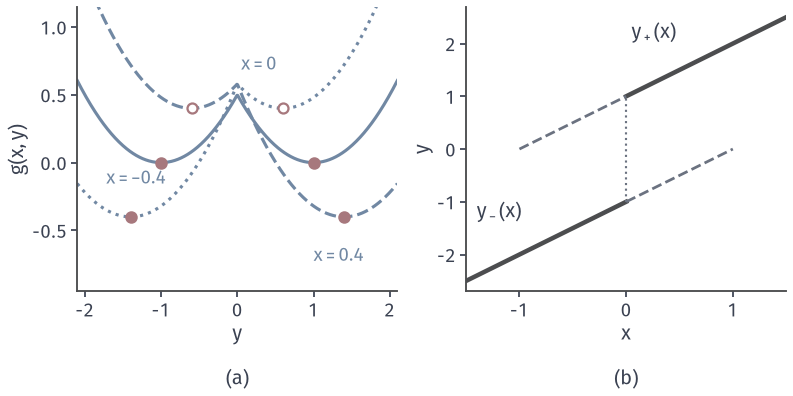

Write Python code to recreate this figure.
from pathlib import Path
import sys
sys.path.insert(0, str(Path(__file__).resolve().parents[1]/"bilevel-common"))
from bilevel_core import *
# g(x,y)=min{.5(y-1-x)^2-x, .5(y+1-x)^2+x}; local minimizers x+1 (x>-1), x-1 (x<1).
fig, axs = figure(width_mm=112, height_mm=56, ncols=2)
g = lambda x,y: np.minimum(.5*(y-1-x)**2-x, .5*(y+1-x)**2+x)
y = np.linspace(-2.1,2.1,500)
ax = axs[0]
for xv,ls,off in [(-.4,':',0),(0,'-',0),(.4,'--',0)]:
    ax.plot(y,g(xv,y),color=BLUE,lw=1.25,ls=ls)
for xv in (-.4,0,.4):
    gb,lb = (xv+1,xv-1) if xv>0 else (xv-1,xv+1)
    if xv==0:
        ax.plot([1,-1],[0,0],'o',color=RED,ms=4,zorder=6)
    else:
        ax.plot([gb],[g(xv,gb)],'o',color=RED,ms=4,zorder=6)
        ax.plot([lb],[g(xv,lb)],'o',mfc='white',mec=RED,mew=.9,ms=4,zorder=6)
ax.text(-1.72,-.05,'$x=-0.4$',fontsize=7.5,color=BLUE,va='top')
ax.text(.05,.68,'$x=0$',fontsize=7.5,color=BLUE)
ax.text(1.0,-.62,'$x=0.4$',fontsize=7.5,color=BLUE,va='top',ha='left')
clean(ax,(-2.1,2.1),(-.95,1.15),'$y$','$g(x,y)$'); tag(ax,'(a)',-.27)
ax = axs[1]
a = np.linspace(0,1.5,50); b=np.linspace(-1,0,50)
ax.plot(a,a+1,color=ACTIVE,lw=1.8); ax.plot(b,b+1,color=MUTED,lw=1.1,ls='--')
a2 = np.linspace(-1.5,0,50); b2=np.linspace(0,1,50)
ax.plot(a2,a2-1,color=ACTIVE,lw=1.8); ax.plot(b2,b2-1,color=MUTED,lw=1.1,ls='--')
ax.plot([0,0],[-1,1],color=MUTED,lw=.85,ls=':')
ax.text(.05,2.1,'$y_+(x)$',color=INK); ax.text(-1.4,-1.3,'$y_-(x)$',color=INK)
clean(ax,(-1.5,1.5),(-2.7,2.7),'$x$','$y$'); tag(ax,'(b)',-.27)
save(fig, Path(__file__).resolve().parent, 'figure', {'g':'min of two parabolas'})
